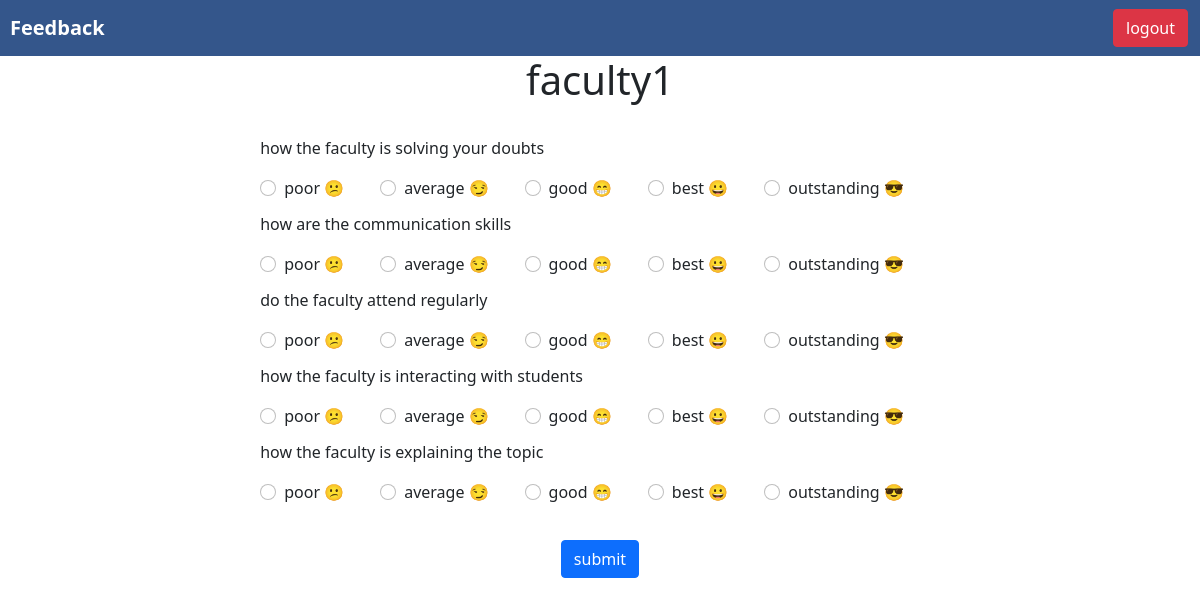
/student/5/givefeedback/ (signed in), run on the app's committed database.
### feedbackapp/models.py (models this page shows)
class FacultyModel(models.Model):
    name = models.TextField()

class QuestionModel(models.Model):
    question = models.TextField()

### feedbackapp/views.py (the view)
# urls.py: path('student/<int:faculty_id>/givefeedback/',givefeedbackview,name = "givefeedbackpage"),
def givefeedbackview(request,faculty_id):
    if request.user.is_authenticated:
        faculty =FacultyModel.objects.filter(id=faculty_id)[0]
        questions = QuestionModel.objects.all()
        context = {'faculty' : faculty,'questions' : questions}
        return render(request,"feedbackapp/givefeedback.html",context)

### templates/feedbackapp/givefeedback.html (shortened to what this page needs)
{% extends "base.html" %}
{% load static %}
{% block content %}
<nav class="navbar justify-content-between" style="background-color: #34568B;">
    <a href="{% url 'homepage' %}" class="navbar-brand" style="margin-left: 10px;font-weight: bold;color: white">Feedback</a>
    <a style="margin-right: 1vw;" href="/student/logout/" class="btn btn-danger">logout</a>
  </nav>
<h1 style="text-align: center;">{{faculty.name}}</h1>
<div style="width: 100vw;" class="d-flex justify-content-center">
    <form method="post" action="{% url 'savefeedback' %}">
        <br>
        {% for question in questions %}
        <p>{{question.question}}</p>
        <div class="d-flex">
            <div class="form-check">
                <input value="1" class="form-check-input" type="radio" name="{{question.id}}flexRadioDefault" id="{{question.id}}flexRadioDefault1">
                <label class="form-check-label" for="{{question.id}}flexRadioDefault1">
                    poor &#128533;
                </label>
              </div>
              <div class="form-check">
                <input value="2" class="form-check-input" type="radio" name="{{question.id}}flexRadioDefault" id="{{question.id}}flexRadioDefault2">
                <label class="form-check-label" for="{{question.id}}flexRadioDefault2">
                    average &#128527;
                </label>
              </div>
              <div class="form-check">
                <input value="3"  class="form-check-input" type="radio" name="{{question.id}}flexRadioDefault" id="{{question.id}}flexRadioDefault3">
                <label class="form-check-label" for="{{question.id}}flexRadioDefault3">
                    good &#128513;
                </label>
              </div>
              <div class="form-check">
                <input value="4"  class="form-check-input" type="radio" name="{{question.id}}flexRadioDefault" id="{{question.id}}flexRadioDefault4">
                <label class="form-check-label" for="{{question.id}}flexRadioDefault4">
                    best &#128512;
                </label>
              </div>
              <div class="form-check">
                <input value="5"  class="form-check-input" type="radio" name="{{question.id}}flexRadioDefault" id="{{question.id}}flexRadioDefault4">
                <label class="form-check-label" for="{{question.id}}flexRadioDefault4">
                    outstanding &#128526;
                </label>
              </div>
        </div>
        {% endfor %}
        <br>
        <div class="d-flex justify-content-center">
            <input type="submit" class="btn btn-primary" value="submit">
        </div>
        </form>
</div>
{% endblock %}

### templates/base.html (shortened to what this page needs)
<!DOCTYPE html>
<html lang="en">
<head>
    <link href="https://cdn.jsdelivr.net/npm/bootstrap@5.0.0-beta2/dist/css/bootstrap.min.css" rel="stylesheet">
</head>
<body>
    {% block content %}
    {% endblock %}
</body>
</html>

### templates/feedbackapp/givefeedback.html (style rules this page uses)
.form-check { margin-right: 3vw; margin-bottom: 1vw; }

### data on the page
FacultyModel: name "faculty1"
QuestionModel: question "how the faculty is solving your doubts"
QuestionModel: question "how are the communication skills"
QuestionModel: question "do the faculty attend regularly"
QuestionModel: question "how the faculty is interacting with students"
QuestionModel: question "how the faculty is explaining the topic"
